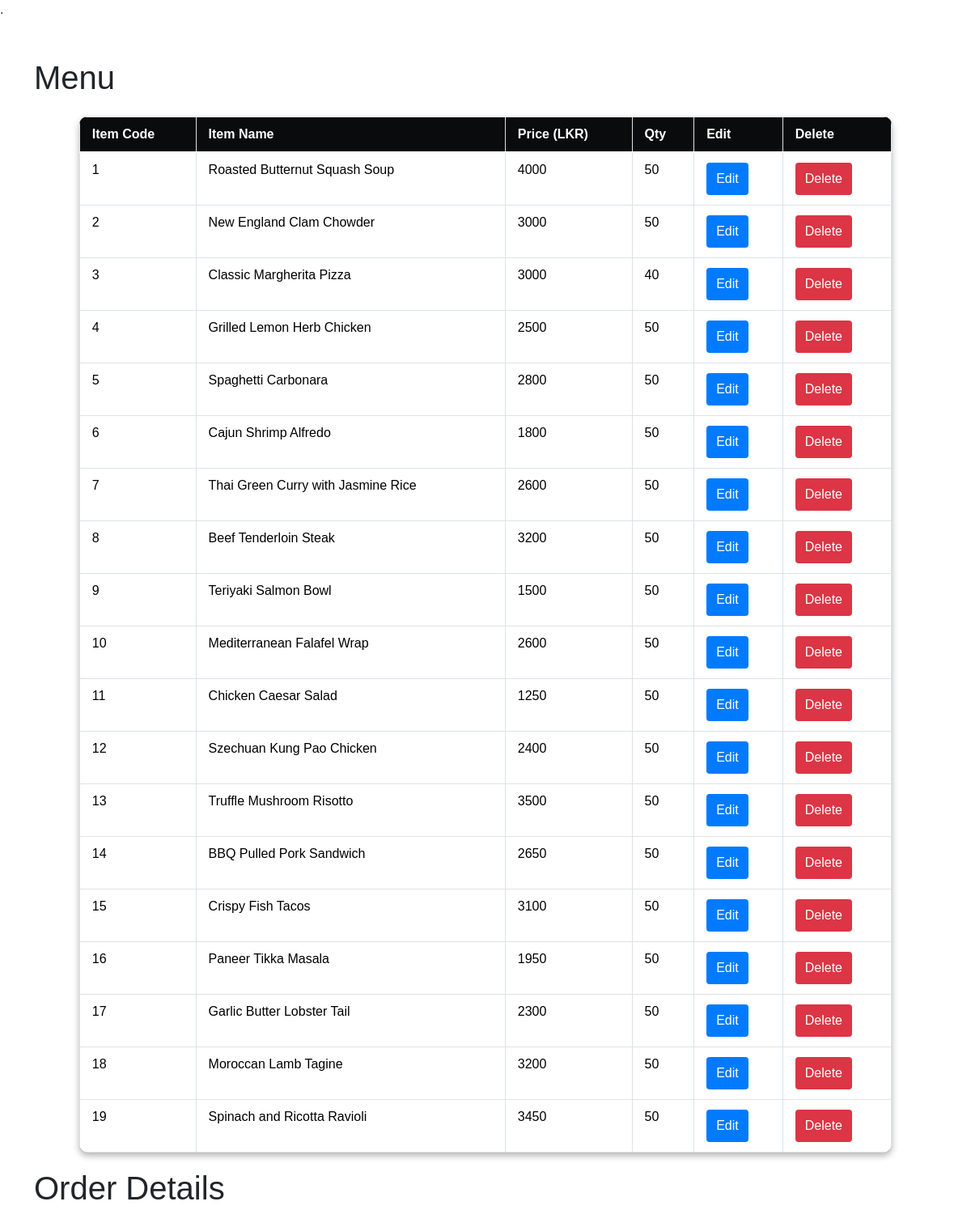
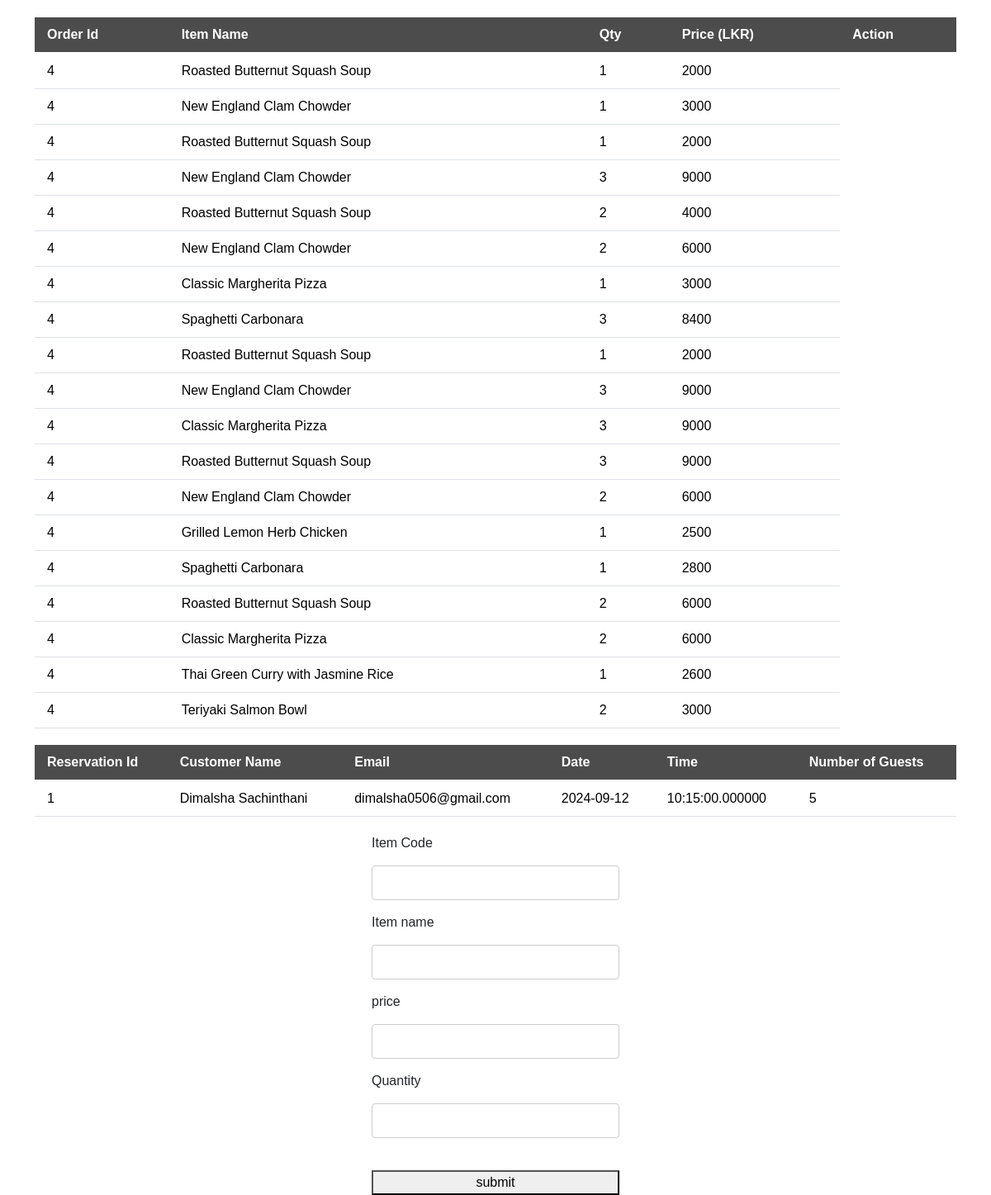
The app's page /Cafe5/staffInterface.php with its own data (2 pictures, top to bottom).
### tables this page shows
CREATE TABLE `menu` (
  `itemCode` int(255) NOT NULL,
  `itemName` varchar(255) NOT NULL,
  `price` varchar(255) NOT NULL,
  `quantity` varchar(255) NOT NULL
);

CREATE TABLE `orders` (
  `oid` varchar(255) NOT NULL,
  `itemName` varchar(255) NOT NULL,
  `quantity` varchar(255) NOT NULL,
  `price` varchar(255) NOT NULL
);

CREATE TABLE `reservations` (
  `reservationId` int(255) NOT NULL,
  `custName` varchar(255) NOT NULL,
  `email` varchar(255) NOT NULL,
  `date` date NOT NULL,
  `time` time(6) NOT NULL,
  `guestsNo` varchar(255) NOT NULL
);

### Cafe5/staffInterface.php (the view, shortened to what this page needs)
<?php
require_once 'includes/dbh.inc.php';
$query="SELECT * FROM menu";
$result=mysqli_query($conn,$query);
$queryReserve="SELECT * FROM reservations";
$resultreserve=mysqli_query($conn,$queryReserve);
$queryOrder="SELECT * FROM orders";
$resultOrders=mysqli_query($conn,$queryOrder);
?>
<!DOCTYPE html>
<html lang="en">
<head>
    <link href="https://cdn.jsdelivr.net/npm/bootstrap@5.3.3/dist/css/bootstrap.min.css" rel="stylesheet"
>
</head>
<body>
<div class="container mt-5">
    <h1 class="mb-4"> Menu</h1>
    <table class="table table-bordered bg-dark text-white" id="burgerTable" >
            <tr>
                <th>Item Code</th>
                <th>Item Name</th>
                <th>Price (LKR)</th>
                <th>Qty</th>
                <th>Edit</th>
                <th>Delete</th>
                 </tr>
                 <tr>
                    <?php
                    while($row=mysqli_fetch_assoc($result)){
                      ?>
                      <td><?php echo $row['itemCode'] ?></td>
                      <td><?php echo $row['itemName'] ?></td>
                      <td><?php echo $row['price'] ?></td>
                      <td><?php echo $row['quantity'] ?></td>
                      <td>
                          <a href="editItem.php?itemCode=<?php echo $row['itemCode']; ?>" class="btn btn-primary">Edit</a>
                        </td>
                      <td>
                      <a href="deleteItem.php?itemCode=<?php echo $row['itemCode']; ?>" class="btn btn-danger">Delete</a>
                     </td>
                        </tr>
                      <?php
                    }
                    ?>
    </table>
    <table class="Table" id="TableOrder">
    <h1 class="mb-4"> Order Details</h1>
        <thead>
            <tr>
                <th>Order Id</th>
                <th>Item Name</th>
                <th>Qty</th>
                <th>Price (LKR)</th>
                <th>Action</th>
                                    </tr>
                                    <tr>
                                    <?php
                    while($row=mysqli_fetch_assoc($resultOrders)){
                      ?>
                      <td><?php echo $row['oid'] ?></td>
                      <td><?php echo $row['itemName'] ?></td>
                      <td><?php echo $row['quantity'] ?></td>
                      <td><?php echo $row['price'] ?></td>
                       </tr>
                      <?php
                    }
                    ?>
        </thead>
           </table>
           <table class="Table" id="TableOrder">
        <thead>
            <tr>
                <th>Reservation Id</th>
                <th>Customer Name</th>
                <th>Email</th>
                <th>Date</th>
                <th>Time</th>
                <th>Number of Guests</th>
                                    </tr>
                                    <tr>
                                    <?php
                    while($row=mysqli_fetch_assoc($resultreserve)){
                      ?>
                      <td><?php echo $row['reservationId'] ?></td>
                      <td><?php echo $row['custName'] ?></td>
                      <td><?php echo $row['email'] ?></td>
                      <td><?php echo $row['date'] ?></td>
                      <td><?php echo $row['time'] ?></td>
                      <td><?php echo $row['guestsNo'] ?></td>
                       </tr>
                      <?php
                    }
                    ?>
        </thead>
            </table>
<form class="" action="" method="post" autocomplete="off">
    <label for=""> Item Code</label>
    <input type="text" name="itemcode" required value="">
    <label for=""> Item name</label>
    <input type="text" name="itemname" required value="">
    <label for=""> price</label>
    <input type="text" name="price" required value="">
    <label for=""> Quantity</label>
    <input type="text" name="qty" required value="">
    <br>
    <button type="submit" name="submit">submit</button>
</form>
</body>
</html>

### Cafe5/staffInterface.php (style rules this page uses)
body { background-size: cover; background-position: center center; background-attachment: fixed; background-repeat: no-repeat; font-family: Arial, sans-serif; margin: 0; padding: 0; }
form { display: flex; flex-direction: column; width: 300px; margin: 0 auto; }
label, input { margin-bottom: 15px; }
input[type="text"] { padding: 8px; font-size: 16px; border-radius: 4px; border: 1px solid #ccc; }
tbody tr { transition: background-color 0.3s ease; }
.table { width: 100%; margin: 20px 0; border-collapse: collapse; }
.table th, .table td { padding: 12px 15px; text-align: left; }
.table th { background-color: rgba(0, 0, 0, 0.7); color: #ffffff; border-bottom: 2px solid #ffffff; }
.table tr { transition: background-color 0.3s; }
.table tr:nth-child(even) { background-color: rgba(255, 255, 255, 0.1); }
.btn { padding: 8px 12px; border: none; border-radius: 4px; cursor: pointer; text-decoration: none; }
.btn-primary { background-color: #007bff; color: #ffffff; }
.btn-danger { background-color: #dc3545; color: #ffffff; }
#burgerTable { background-color: rgba(0, 0, 0, 0.5); backdrop-filter: blur(10px); border-radius: 10px; box-shadow: 0 4px 8px rgba(0, 0, 0, 0.3); margin: 20px auto; width: 90%; overflow: hidden; }

### records on screen
menu: itemCode "1", itemName "Roasted Butternut Squash Soup", price "4000", quantity "50"
menu: itemCode "2", itemName "New England Clam Chowder", price "3000", quantity "50"
menu: itemCode "3", itemName "Classic Margherita Pizza", price "3000", quantity "40"
menu: itemCode "4", itemName "Grilled Lemon Herb Chicken", price "2500", quantity "50"
menu: itemCode "5", itemName "Spaghetti Carbonara", price "2800", quantity "50"
menu: itemCode "6", itemName "Cajun Shrimp Alfredo", price "1800", quantity "50"
menu: itemCode "7", itemName "Thai Green Curry with Jasmine Rice", price "2600", quantity "50"
menu: itemCode "8", itemName "Beef Tenderloin Steak", price "3200", quantity "50"
menu: itemCode "9", itemName "Teriyaki Salmon Bowl", price "1500", quantity "50"
menu: itemCode "10", itemName "Mediterranean Falafel Wrap", price "2600", quantity "50"
menu: itemCode "11", itemName "Chicken Caesar Salad", price "1250", quantity "50"
menu: itemCode "12", itemName "Szechuan Kung Pao Chicken", price "2400", quantity "50"
menu: itemCode "13", itemName "Truffle Mushroom Risotto", price "3500", quantity "50"
menu: itemCode "14", itemName "BBQ Pulled Pork Sandwich", price "2650", quantity "50"
menu: itemCode "15", itemName "Crispy Fish Tacos", price "3100", quantity "50"
menu: itemCode "16", itemName "Paneer Tikka Masala", price "1950", quantity "50"
menu: itemCode "17", itemName "Garlic Butter Lobster Tail", price "2300", quantity "50"
menu: itemCode "18", itemName "Moroccan Lamb Tagine", price "3200", quantity "50"
menu: itemCode "19", itemName "Spinach and Ricotta Ravioli", price "3450", quantity "50"
orders: oid "4", itemName "Roasted Butternut Squash Soup", quantity "1", price "2000"
orders: oid "4", itemName "New England Clam Chowder", quantity "1", price "3000"
orders: oid "4", itemName "Roasted Butternut Squash Soup", quantity "1", price "2000"
orders: oid "4", itemName "New England Clam Chowder", quantity "3", price "9000"
orders: oid "4", itemName "Roasted Butternut Squash Soup", quantity "2", price "4000"
orders: oid "4", itemName "New England Clam Chowder", quantity "2", price "6000"
orders: oid "4", itemName "Classic Margherita Pizza", quantity "1", price "3000"
orders: oid "4", itemName "Spaghetti Carbonara", quantity "3", price "8400"
orders: oid "4", itemName "Roasted Butternut Squash Soup", quantity "1", price "2000"
orders: oid "4", itemName "New England Clam Chowder", quantity "3", price "9000"
orders: oid "4", itemName "Classic Margherita Pizza", quantity "3", price "9000"
orders: oid "4", itemName "Roasted Butternut Squash Soup", quantity "3", price "9000"
orders: oid "4", itemName "New England Clam Chowder", quantity "2", price "6000"
orders: oid "4", itemName "Grilled Lemon Herb Chicken", quantity "1", price "2500"
orders: oid "4", itemName "Spaghetti Carbonara", quantity "1", price "2800"
orders: oid "4", itemName "Roasted Butternut Squash Soup", quantity "2", price "6000"
orders: oid "4", itemName "Classic Margherita Pizza", quantity "2", price "6000"
orders: oid "4", itemName "Thai Green Curry with Jasmine Rice", quantity "1", price "2600"
orders: oid "4", itemName "Teriyaki Salmon Bowl", quantity "2", price "3000"
reservations: reservationId "1", custName "Dimalsha Sachinthani", email "dimalsha0506@gmail.com", date "2024-09-12", time "10:15:00.000000", guestsNo "5"
